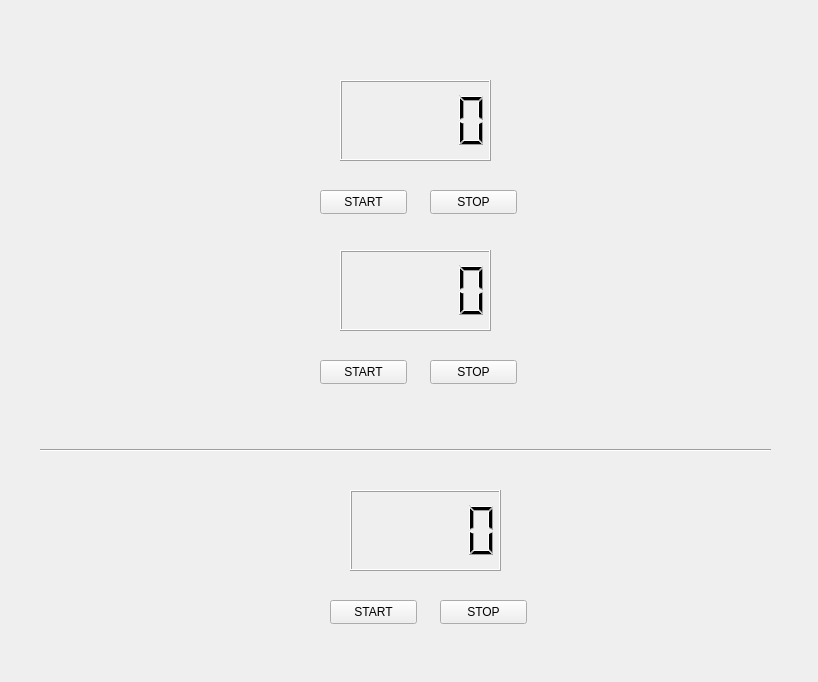
<?xml version="1.0" encoding="UTF-8"?>
<ui version="4.0">
 <class>Widget</class>
 <widget class="QWidget" name="Widget">
  <property name="geometry">
   <rect>
    <x>0</x>
    <y>0</y>
    <width>818</width>
    <height>682</height>
   </rect>
  </property>
  <property name="windowTitle">
   <string>Widget</string>
  </property>
  <widget class="QLCDNumber" name="lcdNumber">
   <property name="geometry">
    <rect>
     <x>340</x>
     <y>80</y>
     <width>151</width>
     <height>81</height>
    </rect>
   </property>
  </widget>
  <widget class="QPushButton" name="startButton">
   <property name="geometry">
    <rect>
     <x>320</x>
     <y>190</y>
     <width>87</width>
     <height>24</height>
    </rect>
   </property>
   <property name="text">
    <string>START</string>
   </property>
  </widget>
  <widget class="QLCDNumber" name="lcdNumber_2">
   <property name="geometry">
    <rect>
     <x>340</x>
     <y>250</y>
     <width>151</width>
     <height>81</height>
    </rect>
   </property>
  </widget>
  <widget class="QPushButton" name="startButton_2">
   <property name="geometry">
    <rect>
     <x>320</x>
     <y>360</y>
     <width>87</width>
     <height>24</height>
    </rect>
   </property>
   <property name="text">
    <string>START</string>
   </property>
  </widget>
  <widget class="QPushButton" name="stopButton_2">
   <property name="geometry">
    <rect>
     <x>430</x>
     <y>360</y>
     <width>87</width>
     <height>24</height>
    </rect>
   </property>
   <property name="text">
    <string>STOP</string>
   </property>
  </widget>
  <widget class="Line" name="line">
   <property name="geometry">
    <rect>
     <x>40</x>
     <y>440</y>
     <width>731</width>
     <height>20</height>
    </rect>
   </property>
   <property name="orientation">
    <enum>Qt::Horizontal</enum>
   </property>
  </widget>
  <widget class="QPushButton" name="stopButton_3">
   <property name="geometry">
    <rect>
     <x>440</x>
     <y>600</y>
     <width>87</width>
     <height>24</height>
    </rect>
   </property>
   <property name="text">
    <string>STOP</string>
   </property>
  </widget>
  <widget class="QPushButton" name="startButton_3">
   <property name="geometry">
    <rect>
     <x>330</x>
     <y>600</y>
     <width>87</width>
     <height>24</height>
    </rect>
   </property>
   <property name="text">
    <string>START</string>
   </property>
  </widget>
  <widget class="QLCDNumber" name="lcdNumber_3">
   <property name="geometry">
    <rect>
     <x>350</x>
     <y>490</y>
     <width>151</width>
     <height>81</height>
    </rect>
   </property>
  </widget>
  <widget class="QPushButton" name="stopButton">
   <property name="geometry">
    <rect>
     <x>430</x>
     <y>190</y>
     <width>87</width>
     <height>24</height>
    </rect>
   </property>
   <property name="text">
    <string>STOP</string>
   </property>
  </widget>
 </widget>
 <resources/>
 <connections/>
</ui>
